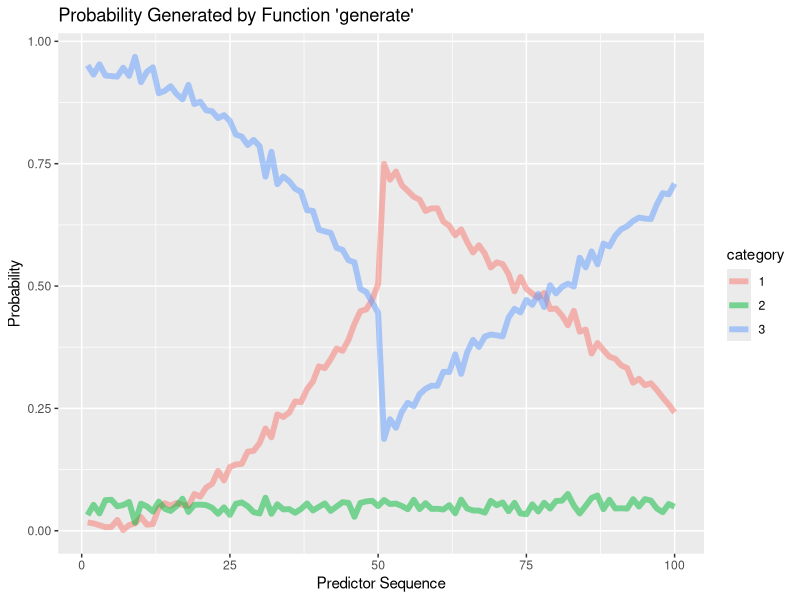
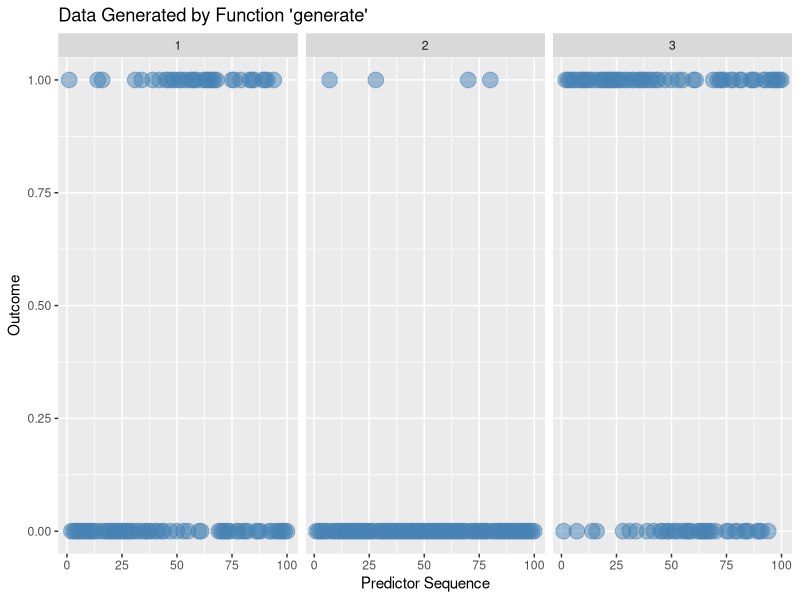
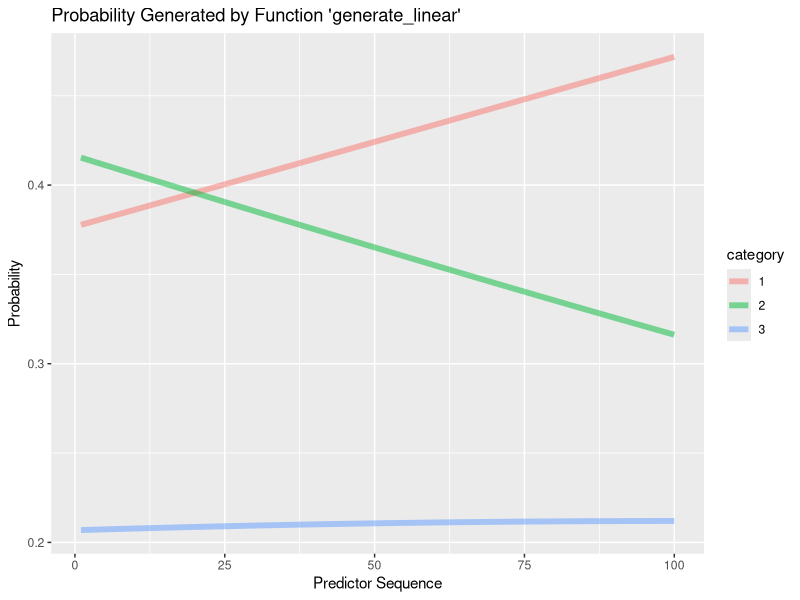

Generate these figures, in order, with R: (Note: this script raises an error after producing the figures.)
###### simulation studies ######


################################################################
######### function for generating simulation data ##############
################################################################


############# irregular data ####################

generate_multinom = function(n){
  # generate 3 by n category multinomial data
  # 3 is the num of categories
  # n is num of ovservations
  
  # generate prob for category1
  x1 = seq(1,n/2,1)
  tmp1 = 0.0002*x1^2
  prob1_1 = abs(tmp1 + rnorm(n/2,0,0.01))
  x2 = seq((n/2+1),n,1)
  tmp2 = 1.25-0.01*x2
  prob1_2 = abs(tmp2+rnorm(n/2,0,0.01))
  prob1 =cbind(t(as.matrix(prob1_1)),t(as.matrix(prob1_2)))
  
  # genrate prob for category2
  x = seq(1,n,1)
  tmp3 = rep(0.05,n)
  prob2 = t(as.matrix(tmp3 + rnorm(n,0,0.01)))
  
  P = matrix(NA,3,n)
  y = matrix(NA,3,n)
  
  for(i in 1:n){
    P[1,i] = prob1[1,i]
    P[2,i] = prob2[1,i]
    P[3,i] = 1-P[1,i] - P[2,i]
    y[,i] = rmultinom(n=1,size=1,prob=P[,i])
  } 
  
  # return the probability matrix and the data
  return(list(P,y))
}

########### show the data pattern by plot ################3
n = 100
test_all = generate_multinom(n)

### probability 
test_p = test_all[[1]]
test_ct1_p = cbind(seq(1,n,1),rep(1,n),test_p[1,])
test_ct2_p = cbind(seq(1,n,1),rep(2,n),test_p[2,])
test_ct3_p = cbind(seq(1,n,1),rep(3,n),test_p[3,])
test_p = rbind(test_ct1_p,test_ct2_p,test_ct3_p)
test_p = as.data.frame(test_p)
names(test_p) = c('x','category','probability')
test_p$category = as.factor(test_p$category)
# str(test_p)

library(ggplot2)
plt_p = ggplot(data=test_p,aes(x=x,y=probability))
plt_p = plt_p+geom_line(aes(color=category),alpha=1/2,size=2)
plt_p = plt_p+labs(title="Probability Generated by Function 'generate'")
plt_p = plt_p+labs(x='Predictor Sequence')+labs(y='Probability')
plt_p

### data
test_dat = test_all[[2]]
test_ct1_dat = cbind(seq(1,n,1),rep(1,n),test_dat[1,])
test_ct2_dat = cbind(seq(1,n,1),rep(2,n),test_dat[2,])
test_ct3_dat = cbind(seq(1,n,1),rep(3,n),test_dat[3,])
test_dat = rbind(test_ct1_dat,test_ct2_dat,test_ct3_dat)
test_dat = as.data.frame(test_dat)
names(test_dat) = c('x','category','outcome')
test_dat$category = as.factor(test_dat$category)
# str(test_dat)

plt_dat = ggplot(data=test_dat,aes(x=x,y=outcome))
plt_dat = plt_dat+geom_point(color='steel blue',alpha=1/2,size=5)
plt_dat = plt_dat+facet_grid(.~category)
plt_dat = plt_dat+labs(title="Data Generated by Function 'generate'")
plt_dat = plt_dat+labs(x='Predictor Sequence')+labs(y='Outcome')
plt_dat

########## linear data ##############################

generate_multinom_linear= function(n){
  beta = rbind(c(0.6,0.002),c(0.7,-0.003),c(0,0))
  x = rbind(rep(1,n),seq(1,n,1))
  o = exp(beta%*%x)
  p = matrix(NA,3,100)
  y = matrix(NA,3,100)
  for(i in 1:100){
    p[1,i] = o[1,i]/sum(o[,i])
    p[2,i] = o[2,i]/sum(o[,i])
    p[3,i] = 1-p[1,i] - p[2,i]
    y[,i] = rmultinom(1,1,p[,i])
  }
  return(list(p,y))
}

########### show the data pattern by plot #############
n = 100
test_all_l = generate_multinom_linear(n)

### probability 
test_p_l = test_all_l[[1]]
test_ct1_p_l = cbind(seq(1,n,1),rep(1,n),test_p_l[1,])
test_ct2_p_l = cbind(seq(1,n,1),rep(2,n),test_p_l[2,])
test_ct3_p_l = cbind(seq(1,n,1),rep(3,n),test_p_l[3,])
test_p_l = rbind(test_ct1_p_l,test_ct2_p_l,test_ct3_p_l)
test_p_l = as.data.frame(test_p_l)
names(test_p_l) = c('x','category','probability')
test_p_l$category = as.factor(test_p_l$category)
str(test_p_l)

library(ggplot2)
plt_p_l = ggplot(data=test_p_l,aes(x=x,y=probability))
plt_p_l = plt_p_l+geom_line(aes(color=category),alpha=1/2,size=2)
plt_p_l = plt_p_l+labs(title="Probability Generated by Function 'generate_linear'")
plt_p_l = plt_p_l+labs(x='Predictor Sequence')+labs(y='Probability')
plt_p_l





#############################################################
############# function for getting error ####################
#############################################################

get_error = function(y1,y2){
  # y1 and y2 needs to have same dimension
  error = 0
  n1 = dim(y1)[1]
  n2 = dim(y1)[2]
  
  for(i in 1:n1){
    for(j in 1:n2){
      error = error + abs(y1[i,j] - y2[i,j])
    }
  }

  return(error/(n1*n2))
}

###############################################################
############# function for simiulation ########################
###############################################################

########### irregular data ##################

#### nonparametric ####
sim_nonparametric_multinom = function(N,M,K,reps=1e2){
  Err = rep(0,reps)
  for(r in 1:reps){
    f = generate_multinom(N)
    P = f[[1]] 
    Y = f[[2]]
    out = manysteps_multinom(y=Y,m=M,k=K,R=1e3,ct=3)
    if(length(out) == 1){
      Err[r] = 0
    }
    else{
      Err[r] = get_error(out[[2]],P)
    }
  }
  
  c = 0
  for(r in 1:reps){
    if(Err[r] == 0){
      c = c+1
    }
  }
  return(sum(Err)/(reps-c))
}


#### multilogit model ####
sim_multilogit = function(n,reps=1e3){
  Err = rep(0,reps)
  c = 0
  for(r in 1:reps){
    o = generate_multinom(n)
    p = o[[1]]
    y = o[[2]]
    
    # prepare data
    response = rep(0,n)
    for(i in 1:n){
      c = 0
      for(j in 1:3){
        if(y[j,i] == 1)
          c = j
      }
      response[i] = c
    }
    
    # data
    response = as.factor(response)
    x1 = seq(1,n,1)
    x0 = rep(1,n)
    x = rbind(x0,x1)
    
    # train model
    library(nnet)
    mod = multinom(response~x1)
    betahat.matrix = rbind(coef(mod),0)
    
    if(dim(betahat.matrix)[1] == 3){
      # est p
      est.prob = matrix(NA,3,n)
      foo1 = exp(betahat.matrix%*%x)
      foo2 = colSums(foo1)
      for(i in 1:3){
        for(j in 1:n){
          est.prob[i,j] = foo1[i,j]/foo2[j]
        }
      }
      Err[r] = get_error_multinom(y1=p,y2=est.prob)
    }
    else{
      Err[r] = 0
      c = c+1
    }
    
    }
    
    return(sum(Err)/(reps-c))
}



sim_multilogit_square = function(n,reps=1e3){
  Err = rep(0,reps)
  c = 0
  for(r in 1:reps){
    o = generate_multinom(n)
    p = o[[1]]
    y = o[[2]]
    
    # prepare data
    response = rep(0,n)
    for(i in 1:n){
      c = 0
      for(j in 1:3){
        if(y[j,i] == 1)
          c = j
      }
      response[i] = c
    }
    
    # data
    response = as.factor(response)
    x1 = seq(1,n,1)
    x0 = rep(1,n)
    x2 = x1^2
    x = rbind(x0,x1,x2)
    
    # train model
    library(nnet)
    mod = multinom(response~x1+x2)
    betahat.matrix = rbind(coef(mod),0)
    
    if(dim(betahat.matrix)[1] == 3){
      # est p
      est.prob = matrix(NA,3,n)
      foo1 = exp(betahat.matrix%*%x)
      foo2 = colSums(foo1)
      for(i in 1:3){
        for(j in 1:n){
          est.prob[i,j] = foo1[i,j]/foo2[j]
        }
      }
      Err[r] = get_error_multinom(y1=p,y2=est.prob)
    }
    else{
      Err[r] = 0
      c = c+1
    }
    
  }
  
  return(sum(Err)/(reps-c))
}


#### simulate and comparison ####

### simulate multi logit ##
sim_multilogit(n=100,reps=1e3)
sim_multilogit_square(n=100,reps=1e3)

### simulate nonparametric and compare with multi logit ###
## compare different k
# for m = 3
sim_nonparametric_multinom(N=100,M=3,K=13,reps=1e2)
sim_nonparametric_multinom(N=100,M=3,K=10,reps=1e2)
sim_nonparametric_multinom(N=100,M=3,K=8,reps=1e2)
sim_nonparametric_multinom(N=100,M=3,K=5,reps=1e2)
sim_nonparametric_multinom(N=100,M=3,K=3,reps=1e2)

# for m = 5
sim_nonparametric_multinom(N=100,M=5,K=13,reps=1e2)
sim_nonparametric_multinom(N=100,M=5,K=10,reps=1e2)
sim_nonparametric_multinom(N=100,M=5,K=8,reps=1e2)
sim_nonparametric_multinom(N=100,M=5,K=5,reps=1e2)
sim_nonparametric_multinom(N=100,M=5,K=3,reps=1e2)

# for m = 7
sim_nonparametric_multinom(N=100,M=7,K=13,reps=1e2)
sim_nonparametric_multinom(N=100,M=7,K=10,reps=1e2)
sim_nonparametric_multinom(N=100,M=7,K=8,reps=1e2)
sim_nonparametric_multinom(N=100,M=7,K=5,reps=1e2)
sim_nonparametric_multinom(N=100,M=7,K=3,reps=1e2)





########### linear data ##################

#### nonparametric ####
library(nnet)
sim_multilogit_linear = function(n,reps = 1e3){
  Err = rep(0,reps)
  c = 0
  for(r in 1:reps){
    out = generate_multinom_linear(n)
    p = out[[1]]
    y = out[[2]]
    
    # prepare data
    response = rep(0,n)
    for(i in 1:n){
      c = 0
      for(j in 1:3){
        if(y[j,i] == 1)
          c = j
      }
      response[i] = c
    }
    
    response = as.factor(response)
    predictor = seq(1,n)
    m = multinom(response~predictor)
    beta = rbind(coef(m),0)
    x = rbind(rep(1,n),seq(1,n,1))
    foo = exp(beta%*%x)
    est.prob= matrix(NA,3,100)
    for(i in 1:100){
      est.prob[1,i] = foo[1,i]/sum(foo[,i])
      est.prob[2,i] = foo[2,i]/sum(foo[,i])
      est.prob[3,i] = 1-est.prob[1,i] - est.prob[2,i]
    }
    
    if(dim(est.prob)[1] == 3){
      Err[r] = get_error(y1=p,y2=est.prob)
    }
    else{
      Err[r] = 0
      c = c+1
    }
    
  }
  
  return(sum(Err)/(reps-c))
}

#### nonparametric ####

sim_nonparametric_multinom_linear = function(N,M,K,reps=1e2){
  Err = rep(0,reps)
  for(r in 1:reps){
    f = generate_multinom_linear(N)
    P = f[[1]] 
    Y = f[[2]]
    out = manysteps_multinom(y=Y,m=M,k=K,R=1e3,ct=3)
    if(length(out) == 1){
      Err[r] = 0
    }
    else{
      Err[r] = get_error(out[[2]],P)
    }
  }
  
  c = 0
  for(i in 1:reps){
    if(Err[i] == 0){
      c = c+1
    }
  }
  return(sum(Err)/(reps-c))
}

#### simulate and comparison ####

### simulate multi logit ##

sim_multilogit_linear(n=100,reps=1e3)

### simulate nonparametric and compare with multi logit ###

# for m = 3
sim_nonparametric_multinom_linear(N=100,M=3,K=13,reps=1e2)
sim_nonparametric_multinom_linear(N=100,M=3,K=10,reps=1e2)
sim_nonparametric_multinom_linear(N=100,M=3,K=8,reps=1e2)
sim_nonparametric_multinom_linear(N=100,M=3,K=5,reps=1e2)
sim_nonparametric_multinom_linear(N=100,M=3,K=3,reps=1e2)

# for m = 5
sim_nonparametric_multinom_linear(N=100,M=5,K=13,reps=1e2)
sim_nonparametric_multinom_linear(N=100,M=5,K=10,reps=1e2)
sim_nonparametric_multinom_linear(N=100,M=5,K=8,reps=1e2)
sim_nonparametric_multinom_linear(N=100,M=5,K=5,reps=1e2)
sim_nonparametric_multinom_linear(N=100,M=5,K=3,reps=1e2)

# for m = 7
sim_nonparametric_multinom_linear(N=100,M=7,K=13,reps=1e2)
sim_nonparametric_multinom_linear(N=100,M=7,K=10,reps=1e2)
sim_nonparametric_multinom_linear(N=100,M=7,K=8,reps=1e2)
sim_nonparametric_multinom_linear(N=100,M=7,K=5,reps=1e2)
sim_nonparametric_multinom_linear(N=100,M=7,K=3,reps=1e2)